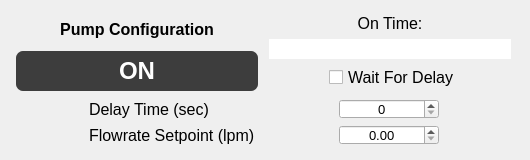
<?xml version="1.0" encoding="UTF-8"?>
<ui version="4.0">
 <class>Widget_PumpControl</class>
 <widget class="QWidget" name="Widget_PumpControl">
  <property name="geometry">
   <rect>
    <x>0</x>
    <y>0</y>
    <width>530</width>
    <height>160</height>
   </rect>
  </property>
  <property name="sizePolicy">
   <sizepolicy hsizetype="MinimumExpanding" vsizetype="MinimumExpanding">
    <horstretch>0</horstretch>
    <verstretch>0</verstretch>
   </sizepolicy>
  </property>
  <property name="minimumSize">
   <size>
    <width>530</width>
    <height>160</height>
   </size>
  </property>
  <property name="maximumSize">
   <size>
    <width>530</width>
    <height>160</height>
   </size>
  </property>
  <property name="windowTitle">
   <string>Form</string>
  </property>
  <property name="styleSheet">
   <string notr="true">QMenuBar{
background-color:#1d1d1d;
padding:5px;
	font: 12pt &quot;MS Shell Dlg 2&quot;;
}

QMenuBar::item{
background-color:#1d1d1d;
color:#fff;
padding:5px;

}

QMenu{
color:#fff;
padding:0;
}

QMenu::item:selected{
color:#fff;
background-color:#00aba9;
}

QTableWidget{
background-color:#3d3d3d;
color:#fff;
  selection-background-color: #da532c;
border:solid;
border-width:3px;
border-color:#da532c;
}
QHeaderView::section{
background-color:qlineargradient(spread:pad, x1:0, y1:0, x2:1, y2:0, stop:0 rgba(20, 158, 217, 255), stop:1 rgba(36, 158, 217, 255));
border:none;
border-top-style:solid;
border-width:1px;
border-top-color:qlineargradient(spread:pad, x1:0, y1:0, x2:1, y2:0, stop:0 rgba(20, 158, 217, 255), stop:1 rgba(36, 158, 217, 255));
color:#fff;

}
QHeaderView{
background-color:qlineargradient(spread:pad, x1:0, y1:0, x2:1, y2:0, stop:0 rgba(20, 158, 217, 255), stop:1 rgba(36, 158, 217, 255));

border:none;
border-top-style:solid;
border-width:1px;
border-top-color:#149ED9;
color:#fff;
	font: 75 12pt &quot;Calibri&quot;;
}

QTableCornerButton::section{
border:none;
background-color:#149ED9;
}

QListWidget{
background-color:#3d3d3d;
color:#fff;
}

QMenu{
background-color:#3d3d3d;
}
QStatusBar{
background-color:#7e3878;
color:#fff;
}

QPushButton{
border-style:solid;
background-color:#3d3d3d;
color:#fff;
border-radius:7px;
}

QPushButton:disabled {
background-color: rgb(204, 0, 0);
}

QPushButton:hover{
color:#ccc;
	background-color: qlineargradient(spread:pad, x1:0.517, y1:0, x2:0.517, y2:1, stop:0 rgba(45, 45, 45, 255), stop:0.505682 rgba(45, 45, 45, 255), stop:1 rgba(29, 29, 29, 255));
	border-color:#2d89ef;
border-width:2px;
}

QPushButton:pressed{
background-color: qlineargradient(spread:pad, x1:0.517, y1:0, x2:0.517, y2:1, stop:0 rgba(29, 29, 29, 255), stop:0.505682 rgba(45, 45, 45, 255), stop:1 rgba(29, 29, 29, 255));
}


QTabWidget::tab{
background-color:#3d3d3d;
}

QLineEdit{
border-radius:0;
}

QProgressBar{
border-radius:0;
text-align:center;
color:#fff;
background-color:transparent;
border: 2px solid #e3a21a;
border-radius:7px;
	font: 75 12pt &quot;Open Sans&quot;;

}

QProgressBar::chunk{
background-color:#2d89ef;
width:20px;
}</string>
  </property>
  <layout class="QGridLayout" name="gridLayout">
   <item row="0" column="0">
    <layout class="QGridLayout" name="gridLayout_16">
     <item row="0" column="0">
      <layout class="QHBoxLayout" name="horizontalLayout_17">
       <item>
        <spacer name="horizontalSpacer_23">
         <property name="orientation">
          <enum>Qt::Horizontal</enum>
         </property>
         <property name="sizeHint" stdset="0">
          <size>
           <width>40</width>
           <height>20</height>
          </size>
         </property>
        </spacer>
       </item>
       <item>
        <layout class="QGridLayout" name="gridLayout_24">
         <item row="0" column="0">
          <widget class="QLabel" name="label_ManualControl_5">
           <property name="sizePolicy">
            <sizepolicy hsizetype="MinimumExpanding" vsizetype="Fixed">
             <horstretch>0</horstretch>
             <verstretch>0</verstretch>
            </sizepolicy>
           </property>
           <property name="minimumSize">
            <size>
             <width>0</width>
             <height>32</height>
            </size>
           </property>
           <property name="maximumSize">
            <size>
             <width>16777215</width>
             <height>32</height>
            </size>
           </property>
           <property name="font">
            <font>
             <pointsize>12</pointsize>
             <weight>75</weight>
             <bold>true</bold>
            </font>
           </property>
           <property name="text">
            <string>Pump Configuration</string>
           </property>
           <property name="alignment">
            <set>Qt::AlignCenter</set>
           </property>
          </widget>
         </item>
        </layout>
       </item>
       <item>
        <spacer name="horizontalSpacer_24">
         <property name="orientation">
          <enum>Qt::Horizontal</enum>
         </property>
         <property name="sizeHint" stdset="0">
          <size>
           <width>40</width>
           <height>20</height>
          </size>
         </property>
        </spacer>
       </item>
      </layout>
     </item>
     <item row="0" column="1" rowspan="2">
      <layout class="QVBoxLayout" name="verticalLayout_4">
       <item>
        <layout class="QVBoxLayout" name="verticalLayout_3">
         <item>
          <widget class="QLabel" name="label_OnTime">
           <property name="sizePolicy">
            <sizepolicy hsizetype="Fixed" vsizetype="Fixed">
             <horstretch>0</horstretch>
             <verstretch>0</verstretch>
            </sizepolicy>
           </property>
           <property name="minimumSize">
            <size>
             <width>242</width>
             <height>20</height>
            </size>
           </property>
           <property name="maximumSize">
            <size>
             <width>16777215</width>
             <height>20</height>
            </size>
           </property>
           <property name="font">
            <font>
             <pointsize>12</pointsize>
            </font>
           </property>
           <property name="text">
            <string>On Time:</string>
           </property>
           <property name="alignment">
            <set>Qt::AlignCenter</set>
           </property>
          </widget>
         </item>
         <item>
          <widget class="QLineEdit" name="lineEdit_OnTime">
           <property name="enabled">
            <bool>true</bool>
           </property>
           <property name="sizePolicy">
            <sizepolicy hsizetype="Fixed" vsizetype="Fixed">
             <horstretch>0</horstretch>
             <verstretch>0</verstretch>
            </sizepolicy>
           </property>
           <property name="minimumSize">
            <size>
             <width>242</width>
             <height>20</height>
            </size>
           </property>
           <property name="maximumSize">
            <size>
             <width>16777215</width>
             <height>20</height>
            </size>
           </property>
           <property name="font">
            <font>
             <pointsize>13</pointsize>
            </font>
           </property>
           <property name="alignment">
            <set>Qt::AlignCenter</set>
           </property>
           <property name="readOnly">
            <bool>true</bool>
           </property>
          </widget>
         </item>
        </layout>
       </item>
       <item>
        <layout class="QHBoxLayout" name="horizontalLayout_13">
         <item>
          <spacer name="horizontalSpacer_17">
           <property name="orientation">
            <enum>Qt::Horizontal</enum>
           </property>
           <property name="sizeHint" stdset="0">
            <size>
             <width>5</width>
             <height>20</height>
            </size>
           </property>
          </spacer>
         </item>
         <item>
          <widget class="QCheckBox" name="checkBox_WaitForDelay">
           <property name="font">
            <font>
             <pointsize>12</pointsize>
            </font>
           </property>
           <property name="text">
            <string>Wait For Delay</string>
           </property>
          </widget>
         </item>
         <item>
          <spacer name="horizontalSpacer_18">
           <property name="orientation">
            <enum>Qt::Horizontal</enum>
           </property>
           <property name="sizeHint" stdset="0">
            <size>
             <width>5</width>
             <height>20</height>
            </size>
           </property>
          </spacer>
         </item>
        </layout>
       </item>
      </layout>
     </item>
     <item row="1" column="0">
      <layout class="QHBoxLayout" name="horizontalLayout_14">
       <item>
        <spacer name="horizontalSpacer_19">
         <property name="orientation">
          <enum>Qt::Horizontal</enum>
         </property>
         <property name="sizeHint" stdset="0">
          <size>
           <width>5</width>
           <height>20</height>
          </size>
         </property>
        </spacer>
       </item>
       <item>
        <widget class="QPushButton" name="pushButton_PumpRunning">
         <property name="sizePolicy">
          <sizepolicy hsizetype="Fixed" vsizetype="Fixed">
           <horstretch>0</horstretch>
           <verstretch>0</verstretch>
          </sizepolicy>
         </property>
         <property name="minimumSize">
          <size>
           <width>242</width>
           <height>40</height>
          </size>
         </property>
         <property name="maximumSize">
          <size>
           <width>16777215</width>
           <height>40</height>
          </size>
         </property>
         <property name="font">
          <font>
           <pointsize>18</pointsize>
           <weight>75</weight>
           <italic>false</italic>
           <bold>true</bold>
           <underline>false</underline>
          </font>
         </property>
         <property name="styleSheet">
          <string notr="true">QMainWindow{
background-color:#1d1d1d;
}

QMenuBar{
background-color:#1d1d1d;
padding:5px;
	font: 12pt &quot;MS Shell Dlg 2&quot;;
}

QMenuBar::item{
background-color:#1d1d1d;
color:#fff;
padding:5px;

}

QMenu{
color:#fff;
padding:0;
}

QMenu::item:selected{
color:#fff;
background-color:#00aba9;
}

QTableWidget{
background-color:#3d3d3d;
color:#fff;
  selection-background-color: #da532c;
border:solid;
border-width:3px;
border-color:#da532c;
}
QHeaderView::section{
background-color:qlineargradient(spread:pad, x1:0, y1:0, x2:1, y2:0, stop:0 rgba(20, 158, 217, 255), stop:1 rgba(36, 158, 217, 255));
border:none;
border-top-style:solid;
border-width:1px;
border-top-color:qlineargradient(spread:pad, x1:0, y1:0, x2:1, y2:0, stop:0 rgba(20, 158, 217, 255), stop:1 rgba(36, 158, 217, 255));
color:#fff;

}
QHeaderView{
background-color:qlineargradient(spread:pad, x1:0, y1:0, x2:1, y2:0, stop:0 rgba(20, 158, 217, 255), stop:1 rgba(36, 158, 217, 255));

border:none;
border-top-style:solid;
border-width:1px;
border-top-color:#149ED9;
color:#fff;
	font: 75 12pt &quot;Calibri&quot;;
}

QTableCornerButton::section{
border:none;
background-color:#149ED9;
}

QListWidget{
background-color:#3d3d3d;
color:#fff;
}

QMenu{
background-color:#3d3d3d;
}
QStatusBar{
background-color:#7e3878;
color:#fff;
}

QPushButton{
border-style:solid;
background-color:#3d3d3d;
color:#fff;
border-radius:7px;
}

QPushButton:disabled {
background-color: rgb(204, 0, 0);
}

QPushButton:hover{
color:#ccc;
	background-color: qlineargradient(spread:pad, x1:0.517, y1:0, x2:0.517, y2:1, stop:0 rgba(45, 45, 45, 255), stop:0.505682 rgba(45, 45, 45, 255), stop:1 rgba(29, 29, 29, 255));
	border-color:#2d89ef;
border-width:2px;
}

QPushButton:pressed{
background-color: qlineargradient(spread:pad, x1:0.517, y1:0, x2:0.517, y2:1, stop:0 rgba(29, 29, 29, 255), stop:0.505682 rgba(45, 45, 45, 255), stop:1 rgba(29, 29, 29, 255));
}


QTabWidget::tab{
background-color:#3d3d3d;
}

QLineEdit{
border-radius:0;
}

QProgressBar{
border-radius:0;
text-align:center;
color:#fff;
background-color:transparent;
border: 2px solid #e3a21a;
border-radius:7px;
	font: 75 12pt &quot;Open Sans&quot;;

}

QProgressBar::chunk{
background-color:#2d89ef;
width:20px;
}</string>
         </property>
         <property name="text">
          <string>ON</string>
         </property>
        </widget>
       </item>
       <item>
        <spacer name="horizontalSpacer_20">
         <property name="orientation">
          <enum>Qt::Horizontal</enum>
         </property>
         <property name="sizeHint" stdset="0">
          <size>
           <width>5</width>
           <height>20</height>
          </size>
         </property>
        </spacer>
       </item>
      </layout>
     </item>
    </layout>
   </item>
   <item row="1" column="0">
    <layout class="QGridLayout" name="gridLayout_15">
     <item row="0" column="1">
      <widget class="QDoubleSpinBox" name="doubleSpinBox_delayTime">
       <property name="sizePolicy">
        <sizepolicy hsizetype="Fixed" vsizetype="Fixed">
         <horstretch>0</horstretch>
         <verstretch>0</verstretch>
        </sizepolicy>
       </property>
       <property name="minimumSize">
        <size>
         <width>100</width>
         <height>20</height>
        </size>
       </property>
       <property name="maximumSize">
        <size>
         <width>100</width>
         <height>20</height>
        </size>
       </property>
       <property name="font">
        <font>
         <pointsize>10</pointsize>
        </font>
       </property>
       <property name="alignment">
        <set>Qt::AlignCenter</set>
       </property>
       <property name="decimals">
        <number>0</number>
       </property>
       <property name="value">
        <double>0.000000000000000</double>
       </property>
      </widget>
     </item>
     <item row="1" column="0">
      <widget class="QLabel" name="label_Flowrate">
       <property name="sizePolicy">
        <sizepolicy hsizetype="Fixed" vsizetype="Fixed">
         <horstretch>0</horstretch>
         <verstretch>0</verstretch>
        </sizepolicy>
       </property>
       <property name="minimumSize">
        <size>
         <width>136</width>
         <height>20</height>
        </size>
       </property>
       <property name="maximumSize">
        <size>
         <width>16777215</width>
         <height>20</height>
        </size>
       </property>
       <property name="font">
        <font>
         <pointsize>12</pointsize>
        </font>
       </property>
       <property name="text">
        <string>Flowrate Setpoint (lpm)</string>
       </property>
      </widget>
     </item>
     <item row="1" column="1">
      <widget class="QDoubleSpinBox" name="doubleSpinBox_flowRate">
       <property name="sizePolicy">
        <sizepolicy hsizetype="Fixed" vsizetype="Fixed">
         <horstretch>0</horstretch>
         <verstretch>0</verstretch>
        </sizepolicy>
       </property>
       <property name="minimumSize">
        <size>
         <width>100</width>
         <height>20</height>
        </size>
       </property>
       <property name="maximumSize">
        <size>
         <width>100</width>
         <height>20</height>
        </size>
       </property>
       <property name="font">
        <font>
         <pointsize>10</pointsize>
        </font>
       </property>
       <property name="alignment">
        <set>Qt::AlignCenter</set>
       </property>
       <property name="decimals">
        <number>2</number>
       </property>
      </widget>
     </item>
     <item row="0" column="0">
      <widget class="QLabel" name="label_delayTim">
       <property name="sizePolicy">
        <sizepolicy hsizetype="Fixed" vsizetype="Fixed">
         <horstretch>0</horstretch>
         <verstretch>0</verstretch>
        </sizepolicy>
       </property>
       <property name="minimumSize">
        <size>
         <width>136</width>
         <height>20</height>
        </size>
       </property>
       <property name="maximumSize">
        <size>
         <width>16777215</width>
         <height>20</height>
        </size>
       </property>
       <property name="font">
        <font>
         <pointsize>12</pointsize>
        </font>
       </property>
       <property name="text">
        <string>Delay Time (sec)</string>
       </property>
      </widget>
     </item>
    </layout>
   </item>
  </layout>
 </widget>
 <resources/>
 <connections/>
</ui>
